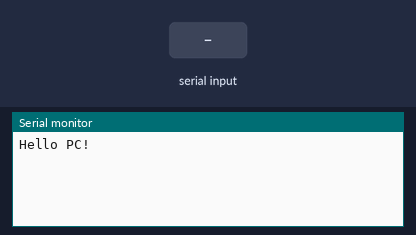
A sketch run on a simulated ESP32. Parts: the last lines printed to the serial monitor. The inputs (shaded band) are chosen by the test bench.

Above: at 1.2 s.
1.3 s: "1" received over Serial
At 3.5 s:
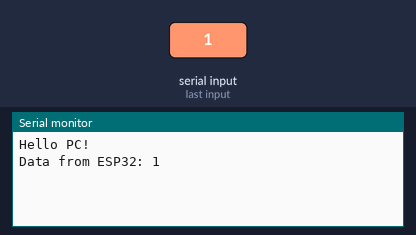
3.8 s: "0" received over Serial
At 5.2 s:
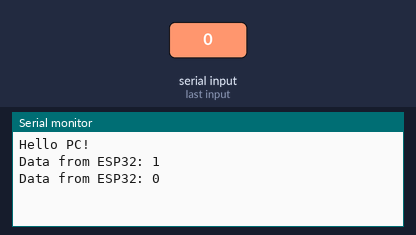
5.3 s: "2" received over Serial
At 6.8 s:
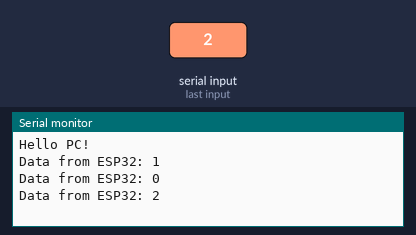

The sketch:

BAI_3_GIAO_TIEP_UART_ESP32.ino
```cpp
void setup() {
  Serial.begin(115200);
  Serial.println("Hello PC!");
}

void loop() {
  if(Serial.available()>0){
    String data = Serial.readString();
    Serial.println("Data from ESP32: "+ data);
  }
}
```

Measured:
- after the input at 1.3 s, the serial monitor: prints a new line after 1.0 s (image 1)
- after the input at 3.8 s, the serial monitor: prints a new line after 1.0 s (image 2)
- after the input at 5.3 s, the serial monitor: prints a new line after 1.0 s (image 3)
